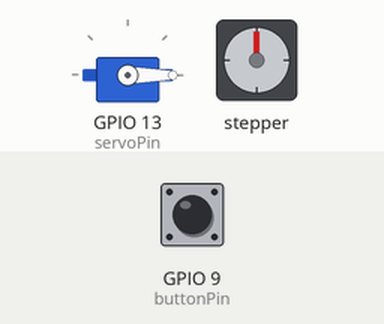
Bench run of a sketch on a simulated ESP32-S3. Shown: servo, stepper motor. The test bench sets the inputs (shaded band); at power-on: GPIO 9 (buttonPin) LOW. Stepper angles assume 2048 steps per turn.

Above: at 1.2 s.
1.3 s: GPIO 9 (buttonPin) pulled HIGH for 0.15 s
At 3.4 s:
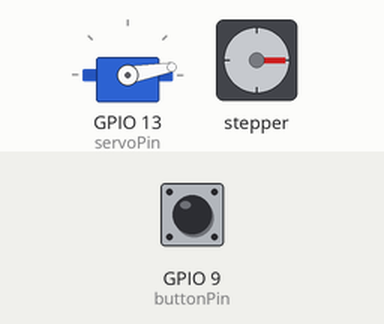
4.3 s: GPIO 9 (buttonPin) pulled HIGH for 1 s
At 6.9 s:
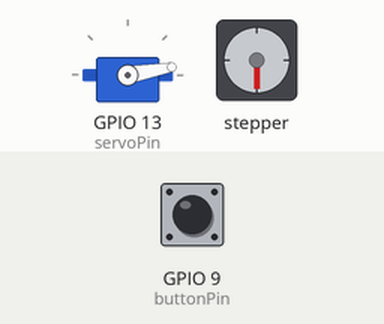
7.3 s: GPIO 9 (buttonPin) pulled HIGH for 0.15 s
At 9.7 s:
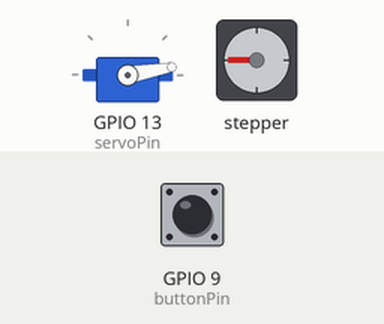
10.4 s: GPIO 9 (buttonPin) pulled HIGH for 3.2 s
At 11.18 s:
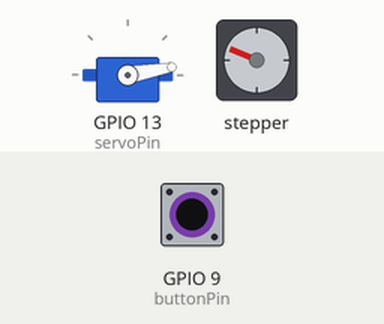
15.1 s: GPIO 9 (buttonPin) pulled HIGH for 3.2 s
At 16.77 s:
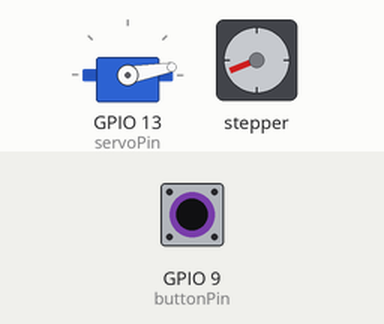
19.9 s: GPIO 9 (buttonPin) driven HIGH
At 20.73 s:
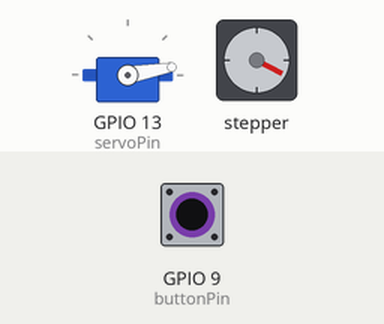
Timing chart, 0 to 28.1 s (numbered marks = the images above; inputs shaded):
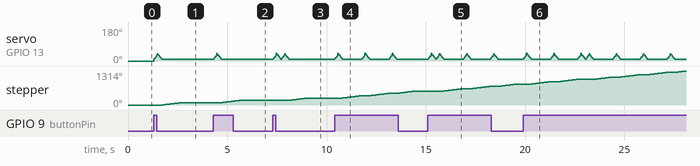

The sketch:

5oclock.ino
```cpp
#include <ESP32Servo.h>
#include <Stepper.h>

int in1Pin = 25;
int in2Pin = 33;
int in3Pin = 32;
int in4Pin = 35;

const int stepsPerRevolution = 512; //4096
const int buttonPin = 9;     // the number of the pushbutton pi

Stepper myStepper(64, in1Pin, in2Pin, in3Pin, in4Pin);  //64

Servo myservo;  // create servo object to control a servo
// 16 servo objects can be created on the ESP32

int pos = 0;    // variable to store the servo position
// Recommended PWM GPIO pins on the ESP32 include 2,4,12-19,21-23,25-27,32-33
int servoPin = 13;

void hitBell(){
    for (pos = 10; pos <= 30; pos += 2) { // goes from 0 degrees to 180 degrees
      // in steps of 1 degree
      myservo.write(pos);    // tell servo to go to position in variable 'pos'
      delay(15);             // waits 15ms for the servo to reach the position
    }
    for (pos = 40; pos >= 10; pos -= 2) { // goes from 180 degrees to 0 degrees
      myservo.write(pos);    // tell servo to go to position in variable 'pos'
      delay(15);             // waits 15ms for the servo to reach the position
    }
}

void setup() {

  // initialize the pushbutton pin as an input:
  pinMode(buttonPin, INPUT);

  // Allow allocation of all timers
  ESP32PWM::allocateTimer(0);
  ESP32PWM::allocateTimer(1);
  ESP32PWM::allocateTimer(2);
  ESP32PWM::allocateTimer(3);
  myservo.setPeriodHertz(50);    // standard 50 hz servo
  myservo.attach(servoPin, 500, 2400); // attaches the servo on pin 18 to the servo object
  // using default min/max of 1000us and 2000us
  // different servos may require different min/max settings
  // for an accurate 0 to 180 sweep
  myservo.write(0);


  // set the speed at 400 rpm:
  myStepper.setSpeed(500);
  // initialize the serial port:
  Serial.begin(9600);

}

int loc = 0;

unsigned long previousMillis = 0;        // will store last time LED was updated

const long interval = 7000;           // interval at which to blink (milliseconds)

int buttonState = 0;

void loop() {

  buttonState = digitalRead(buttonPin);
  unsigned long currentMillis = millis();

  if (buttonState == HIGH) {
    hitBell();

    if (currentMillis - previousMillis >= interval) {
      // save the last time
      previousMillis = currentMillis;

      hitBell();
    }

    myStepper.step(stepsPerRevolution);
  }
}
```

Measured:
- after the input at 1.3 s, servo on GPIO 13 (servoPin): rises from 0° to 38° in 0.18 s, then falls to 10° in 0.21 s; stepper: turns 90° clockwise in 0.94 s, starting after 0.42 s
- after the input at 4.3 s, servo on GPIO 13 (servoPin): rises from 10° to 40° in 0.15 s, then falls to 10° in 0.24 s; stepper: turns 90° clockwise in 0.96 s, starting after 0.41 s
- after the input at 10.4 s, servo on GPIO 13 (servoPin): 10° → 12° at once, then repeats every 1.4 s: 16° 0.03 s, 20° 0.03 s, 24° 0.03 s, 28° 0.03 s, 40° 0.03 s, 36° 0.03 s, 32° 0.03 s, 28° 0.03 s, 24° 0.03 s, 20° 0.03 s, 16° 0.03 s, 12° 0.03 s, 10° 0.98 s, 12° 0.03 s; stepper: turns 270° clockwise in 3.7 s, starting after 0.41 s
- after the input at 15.1 s, stepper: turns 90° clockwise in 0.94 s, then 90° clockwise in 0.94 s, then 90° clockwise in 0.94 s
- after the input at 19.9 s, stepper: turns 180° clockwise in 2.3 s, then 90° clockwise in 0.94 s, then 90° clockwise in 0.94 s, then 90° clockwise in 0.94 s, and so on
